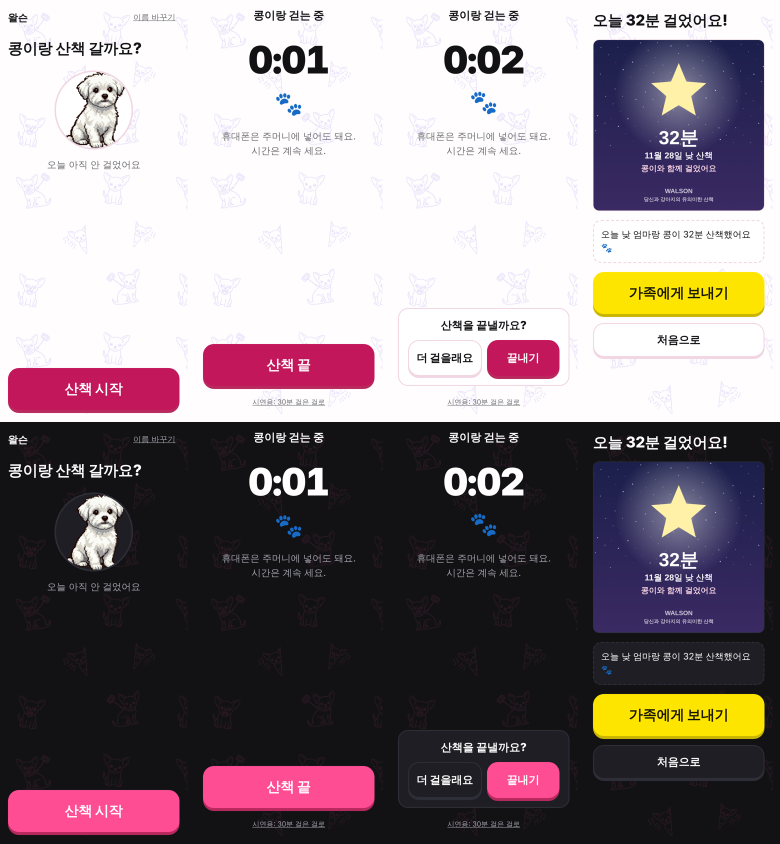
#> input picture sian-ref/easy-sian-check.png, 1560 x 1688 px, given in place of easy-sian-check.png.webp, which was not available (shown at 1/2 size)
$ python dot-dog-native.py ../sian-ref/easy-sian-check.png
#> lines starting #> are read from the running program, lines starting #| are printed output that depends on the picture
# 도트 강아지 그림 → 원래 점 격자 그대로(점 하나 = 한 픽셀) PNG (2026-11-23, azit-sian-b.html의 icons/dot-dogs/px/*.png를 만든 것)
#
# 왜: 받은 도트 그림은 강아지마다 점 크기가 다르다(키 65점 ~ 188점). dot-dog-cutout.py가 키를 768px로 맞추면서 점 하나가
# 4~12px의 소수 크기가 됐고 경계도 살짝 번졌다. 방에 작게 놓을 때 이 그림을 그냥 줄이면 번져 보이고(11/22 "너무 고퀄"),
# 칸 수를 줄여 다시 찍으면 얼굴이 뭉개진다(11/23 "뭉개지는데 그대로 못 살리냐"). 그래서 원래 점 격자를 찾아 점마다 색 하나로
# 되돌려 두고, 화면에서는 이 점들을 번지지 않게(가장 가까운 점으로) 키워 그린다.
#
# 쓰는 법(저장소 맨 위에서, pip pillow numpy):
#   python3 _dev/dot-dog-native.py            → icons/dot-dogs/*.webp 전부
#   python3 _dev/dot-dog-native.py pom shiba  → 그 강아지만
#   → icons/dot-dogs/px/<이름>.png (투명 바탕, 점 하나 = 한 픽셀)
#   dot-dog-cutout.py로 새 강아지를 넣으면 이것도 저절로 돈다.
#
# 찾는 법: 색이 바뀌는 경계의 세기를 세로줄·가로줄마다 더한 값으로
#   1) 점 간격(피치) = 자기상관의 첫 봉우리(소수점까지), 2) 위상 = 그 간격의 고른 격자를 경계 세기 합이 가장 큰 곳에,
#   3) 경계마다 ±30% 안에서 가장 센 곳으로 살짝 옮김(그림이 아주 고르지 않을 때), 4) 점마다 가운데 절반만 보고
#   불투명이 절반 넘으면 그 가운데값 색. 되돌린 그림을 다시 키워 원래 그림과 나란히 놓고 눈으로 맞춰 봤다(8마리 모두 같음).
import os, sys, glob
import numpy as np
from PIL import Image

ROOT = os.path.dirname(os.path.dirname(os.path.abspath(__file__)))
SRC = os.path.join(ROOT, 'icons', 'dot-dogs')
OUT = os.path.join(SRC, 'px')


def edge_profile(a, axis):
    rgb = a[..., :3].astype(np.float32)
    al = a[..., 3].astype(np.float32) / 255
    if axis == 1:   # x-1과 x 사이의 경계 → 자리 x
        d = np.abs(np.diff(rgb, axis=1)).sum(2) + 255 * np.abs(np.diff(al, axis=1))
        return np.concatenate([[0], d.sum(0)])
    d = np.abs(np.diff(rgb, axis=0)).sum(2) + 255 * np.abs(np.diff(al, axis=0))
    return np.concatenate([[0], d.sum(1)])


def find_pitch(p):
    q = p - np.convolve(p, np.ones(31) / 31, mode='same')   # 큰 흐름 빼기
    ac = np.correlate(q, q, mode='full')[len(q) - 1:]
    ac /= ac[0]
    best = None
    for L in range(3, 40):
        if ac[L] > ac[L - 1] and ac[L] >= ac[L + 1]:
            y0, y1, y2 = ac[L - 1], ac[L], ac[L + 1]
            den = y0 - 2 * y1 + y2
            off = 0.5 * (y0 - y2) / den if den else 0
            if best is None or ac[L] > best[1]:
                best = (L + off, ac[L])
            if ac[L] > 0.15:
                break
    if best is None:
        raise ValueError('점 간격을 못 찾음 — 도트 그림이 맞나요?')
    return best[0]


def find_cuts(p, pitch):
    n = len(p)
    xs = np.arange(n)
    best = (-1.0, 0.0)
    for ph in np.arange(0, pitch, 0.25):
        sc = np.interp(np.arange(ph, n, pitch), xs, p).sum()
        if sc > best[0]:
            best = (sc, ph)
    r = max(1, int(round(pitch * 0.3)))
    out = []
    for c in np.arange(best[1], n, pitch):
        c0 = int(round(c))
        lo, hi = max(0, c0 - r), min(n - 1, c0 + r)
        c1 = lo + int(np.argmax(p[lo:hi + 1])) if hi >= lo else c0
        if p[c1] <= 0 or (out and c1 - out[-1] < pitch * 0.5):
            c1 = c0
        if out and c1 <= out[-1]:
            continue
        out.append(c1)
    if out[0] > 0:
        out = [0] + out if out[0] > pitch * 0.5 else [0] + out[1:]
    if out[-1] < n:
        out.append(n)
    return np.array(out)


def to_native(a):
    ys, xs = np.where(a[..., 3] > 0)
    a = a[max(0, ys.min() - 2):ys.max() + 3, max(0, xs.min() - 2):xs.max() + 3]
    pitch = (find_pitch(edge_profile(a, 1)) + find_pitch(edge_profile(a, 0))) / 2
    cx, cy = find_cuts(edge_profile(a, 1), pitch), find_cuts(edge_profile(a, 0), pitch)
    out = np.zeros((len(cy) - 1, len(cx) - 1, 4), np.uint8)
    for j in range(len(cy) - 1):
        y0, y1 = cy[j], cy[j + 1]
        my0, my1 = y0 + (y1 - y0) // 4, y1 - (y1 - y0) // 4
        for i in range(len(cx) - 1):
            x0, x1 = cx[i], cx[i + 1]
            mx0, mx1 = x0 + (x1 - x0) // 4, x1 - (x1 - x0) // 4
            blk = a[my0:max(my1, my0 + 1), mx0:max(mx1, mx0 + 1)].reshape(-1, 4)
            op = blk[:, 3] > 127
            if op.mean() < 0.5:
                continue
            out[j, i, :3] = np.median(blk[op, :3], 0)
            out[j, i, 3] = 255
    ys, xs = np.where(out[..., 3] > 0)
    return out[ys.min():ys.max() + 1, xs.min():xs.max() + 1], pitch


def main():
    names = sys.argv[1:] or sorted(os.path.basename(f)[:-5] for f in glob.glob(os.path.join(SRC, '*.webp')))
    os.makedirs(OUT, exist_ok=True)
    for n in names:
        a = np.asarray(Image.open(os.path.join(SRC, n + '.webp')).convert('RGBA'))
        nat, pitch = to_native(a)
#> in edge_profile, `al = a[..., 3].astype(np.float32) / 255`: al: shape (1688, 1560) float32; every value is 1
#> in edge_profile, `d = np.abs(np.diff(rgb, axis=1)).sum(2) + 255 * np.abs(np.diff(al, axi..`:
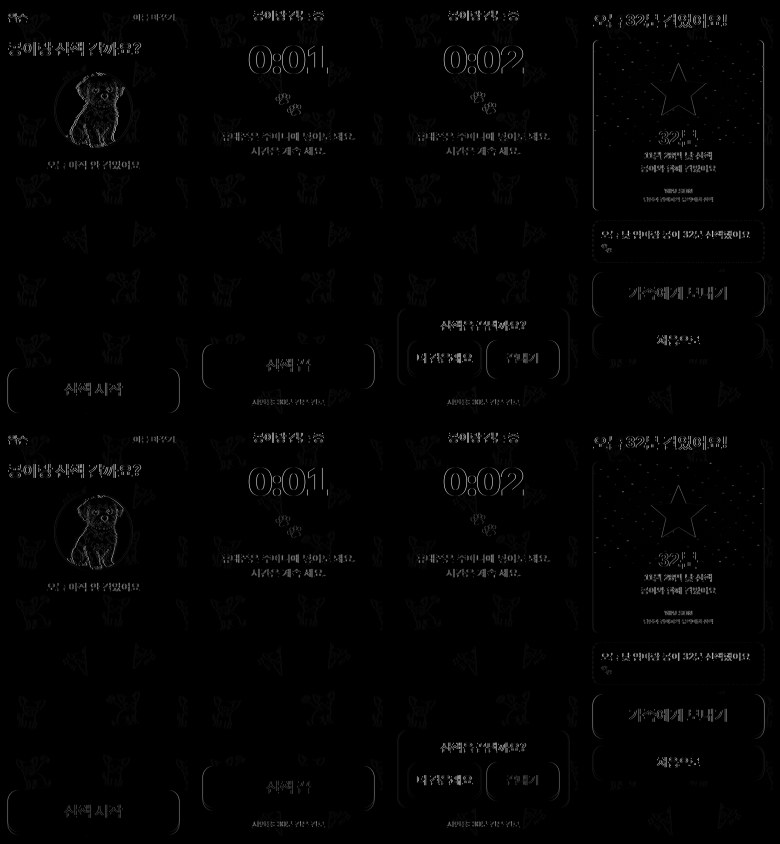
#> d: shape (1688, 1559) float32 (shown at 1/2 size); min 0, max 663, mean 7.6; drawn with min black and max white
#> in find_pitch, `q = p - np.convolve(p, np.ones(31) / 31, mode='same')`: q = 1560 values, max 160878.8 at index 1187, min -18267.4 at index 911, mean 0.222
#> in find_pitch, `ac = np.correlate(q, q, mode='full')[len(q) - 1:]`: ac = 1560 values, max 1.43e+11 at index 0, min -2.09e+10 at index 9, mean 45700318.5
#> in find_pitch, `ac /= ac[0]`: ac = 1560 values, max 1 at index 0, min -0.147 at index 9, mean 0.000321
#> the loop in find_pitch, `for L in range(3, 40):` made 37 passes
#> (y0, y1, y2, den, off, best) on passes 15, 34: (0.0159, 0.0427, 0.018, -0.0515, 0.02, (17.02, 0.0427)), (0.0374, 0.0542, 0.0392, -0.0318, 0.0282, (36.03, 0.0542))
#> (y0, y1, y2, den, off) on passes 18, 23, 26, 28: (0.0242, 0.0269, 0.016, -0.0136, -0.301), (-0.0278, -0.0225, -0.0236, -0.00633, 0.338), (-0.0159, 0.0125, 0.00781, -0.0331, 0.359), (0.00781, 0.0143, 0.0076, -0.0132, -0.00778)
#> call 2 of edge_profile, with axis = 0
#> in edge_profile (call 2), `d = np.abs(np.diff(rgb, axis=0)).sum(2) + 255 * np.abs(np.diff(al, axi..`:
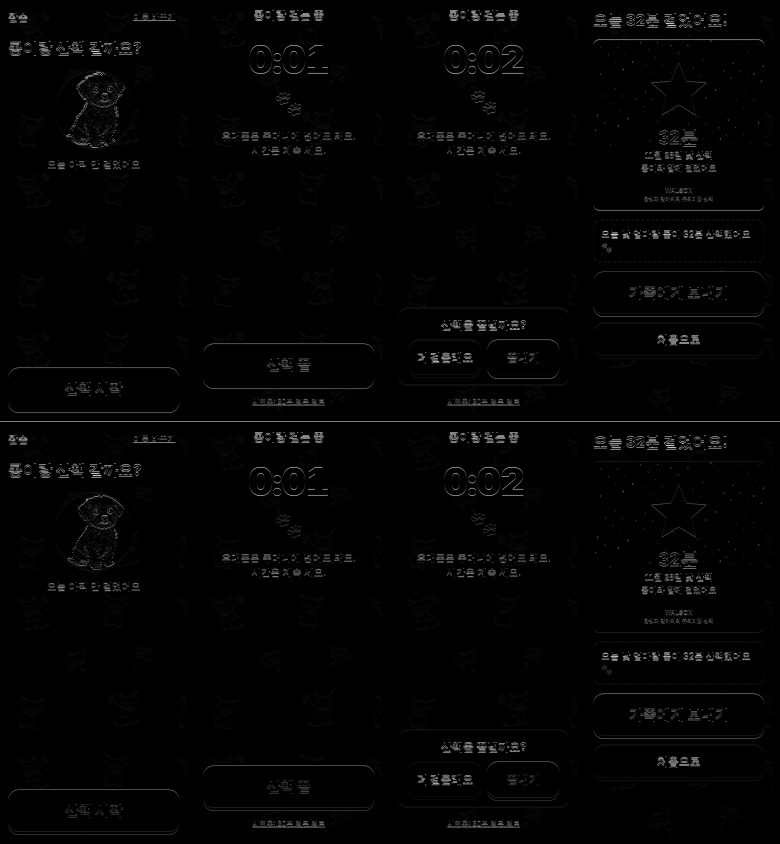
#> d: shape (1687, 1560) float32 (shown at 1/2 size); min 0, max 704, mean 9.7; drawn with min black and max white
#> the loop in find_pitch (call 2), `for L in range(3, 40):` made 37 passes
#> (y0, y1, y2, den, off, best) on passes 4, 16, 31: (-0.0151, -0.00717, -0.0316, -0.0323, -0.254, (5.75, -0.00717)), (-0.0315, 0.0463, -0.0299, -0.154, 0.00525, (18.01, 0.0463)), (0.0175, 0.0713, 0.0707, -0.0545, 0.488, (33.49, 0.0713))
#> (y0, y1, y2, den, off) on passes 6, 10, 20, 22, 25, 28: (-0.0316, -0.0268, -0.0467, -0.0247, -0.308), (-0.0668, -0.0666, -0.0878, -0.0213, -0.492), (-0.0201, -0.00473, -0.0323, -0.043, -0.143), (-0.0323, -0.0117, -0.0243, -0.0333, 0.121), (-0.0235, -0.00252, -0.00811, -0.0266, 0.29), (0.00662, 0.0271, -0.0211, -0.0687, -0.202)
#> in to_native, `pitch = (find_pitch(edge_profile(a, 1)) + find_pitch(edge_profile(a, 0..`: pitch = 34.76
#> in find_cuts, `n = len(p)`: n = 1560
#> the loop in find_cuts, `for ph in np.arange(0, pitch, 0.25):` made 140 passes
#> (sc, best) on passes 1, 4, 5, 15, 16, 17, 18, 19, 134: (553437.4, (553437.4, 0)), (563191.7, (563191.7, 0.75)), (567615.8, (567615.8, 1)), (575469, (575469, 3.5)), (617753.5, (617753.5, 3.75)), (661045.6, (661045.6, 4)), (697960.1, (697960.1, 4.25)), (708038.8, (708038.8, 4.5)), (730108.3, (730108.3, 33.25))
#> sc on passes 2, 3, 6, 7, 8, 9: 547947.8, 544604.4, 563917.1, 565773.4, 561239.4, 563906.5
#> in find_cuts, `r = max(1, int(round(pitch * 0.3)))`: r = 10
#> the loop in find_cuts, `for c in np.arange(best[1], n, pitch):` made 44 passes
#> (lo, hi) on passes 1 to 12: (23, 43), (58, 78), (93, 113), (128, 148), (162, 182), (197, 217), (232, 252), (267, 287), (301, 321), (336, 356), (371, 391), (406, 426)
#> after the loop in find_cuts, `for c in np.arange(best[1], n, pitch):`: out = 44 values from 41 to 1528
#> in find_cuts, `out = [0] + out if out[0] > pitch * 0.5 else [0] + out[1:]`: out = 45 values from 0 to 1528
#> the loop in find_cuts (call 2), `for ph in np.arange(0, pitch, 0.25):` made 140 passes
#> (sc, best) on passes 1, 6, 7, 8, 9, 10, 11, 17, 24, 25, 37, 38: (701030.7, (701030.7, 0)), (708276.6, (708276.6, 1.25)), (720280.3, (720280.3, 1.5)), (731333.6, (731333.6, 1.75)), (752525.2, (752525.2, 2)), (762462.8, (762462.8, 2.25)), (779242.9, (779242.9, 2.5)), (790893.8, (790893.8, 4)), (792080.7, (792080.7, 5.75)), (811028.7, (811028.7, 6)), (816047.7, (816047.7, 9)), (1067455.1, (1067455.1, 9.25))
#> sc on passes 2, 3, 4, 5, 12, 13: 679258.5, 673858.3, 673477.5, 685687.5, 768678.5, 742096.4
#> the loop in find_cuts (call 2), `for c in np.arange(best[1], n, pitch):` made 49 passes
#> (lo, hi) on passes 1 to 12: (0, 20), (35, 55), (69, 89), (104, 124), (139, 159), (174, 194), (208, 228), (243, 263), (278, 298), (313, 333), (347, 367), (382, 402)
#> in to_native, `cx, cy = find_cuts(edge_profile(a, 1), pitch), find_cuts(edge_profile(..`: cx = 46 values from 0 to 1560; cy = 51 values from 0 to 1688
#> in to_native, `out = np.zeros((len(cy) - 1, len(cx) - 1, 4), np.uint8)`: out: shape (50, 45, 4); every value is 0
#> the loop in to_native, `for j in range(len(cy) - 1):` made 50 passes
#> (y0, y1, my0, my1) on passes 1 to 12: (0, 20, 5, 15), (20, 41, 25, 36), (41, 80, 50, 71), (80, 104, 86, 98), (104, 147, 114, 137), (147, 189, 157, 179), (189, 215, 195, 209), (215, 262, 226, 251), (262, 280, 266, 276), (280, 331, 292, 319), (331, 359, 338, 352), (359, 395, 368, 386)
#> (y0, y1) on pass 19: (594, 634)
#> after the loop in to_native, `for j in range(len(cy) - 1):`:
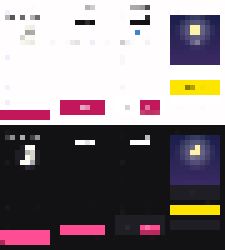
#> out: shape (50, 45, 4) (shown 5 times larger); mean of channels 0, 1, 2, 3 136.8, 126.3, 130, 255; drawn as R, G, B
        dst = os.path.join(OUT, n + '.png')
        Image.fromarray(nat, 'RGBA').save(dst, optimize=True)
        print(f'{dst}: 점 간격 {pitch:.2f}px → {nat.shape[1]}x{nat.shape[0]}점, {os.path.getsize(dst) // 1024}KB')
#| icons/dot-dogs/px/../sian-ref/easy-sian-check.png.png: 점 간격 34.76px → 45x50점, 1KB


if __name__ == '__main__':
    main()
